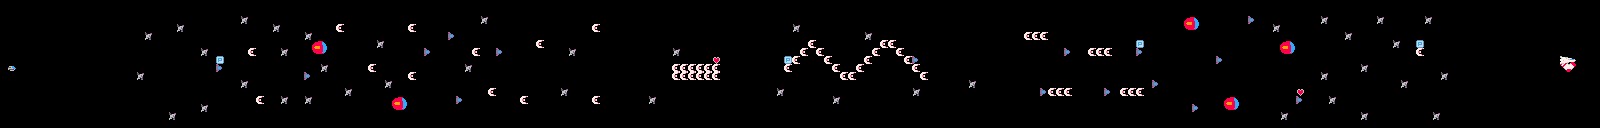

Tiled map render using the project's own tile images. Description and the map definition, with tile-layer contents summarised, below:
An orthogonal 200x16 tile map with 8x8 px tiles, 5 tile layers (Background, Stars, Tiles, GameObjectsBackground, ...), 3 tilesets and 1 object (AlienStealthBomberSock).

<map version="1.10" tiledversion="1.11.0" orientation="orthogonal" renderorder="right-down" width="200" height="16" tilewidth="8" tileheight="8" infinite="0" nextlayerid="7" nextobjectid="5">
 <properties>
  <property name="IsSpace" value="1" />
  <property name="LevelNumber" value="4" />
 </properties>
 <tileset firstgid="1" source="Textures.tsx" />
 <tileset firstgid="577" source="SpaceTextures.tsx" />
 <tileset firstgid="1153" source="AutoMappingTiles.tsx" />
 <layer id="2" name="Background" width="200" height="16">
  <data>[3200 cells, 3200 non-empty, 1 distinct tile ids]</data>
 </layer>
 <layer id="6" name="Stars" width="200" height="16">
  <properties>
   <property name="Starfield" value="True" />
  </properties>
  <data>[3200 cells, 0 non-empty, 0 distinct tile ids]</data>
 </layer>
 <layer id="1" name="Tiles" width="200" height="16">
  <data>[3200 cells, 0 non-empty, 0 distinct tile ids]</data>
 </layer>
 <layer id="5" name="GameObjectsBackground" width="200" height="16">
  <data>[3200 cells, 4 non-empty, 4 distinct tile ids]</data>
 </layer>
 <layer id="3" name="GameObjects" width="200" height="16">
  <data>[3200 cells, 143 non-empty, 12 distinct tile ids]</data>
 </layer>
 <objectgroup id="4" name="Object Layer 1">
  <object id="4" name="AlienStealthBomberSock" x="1555.88" y="51.25" width="29" height="25.125" />
 </objectgroup>
</map>
